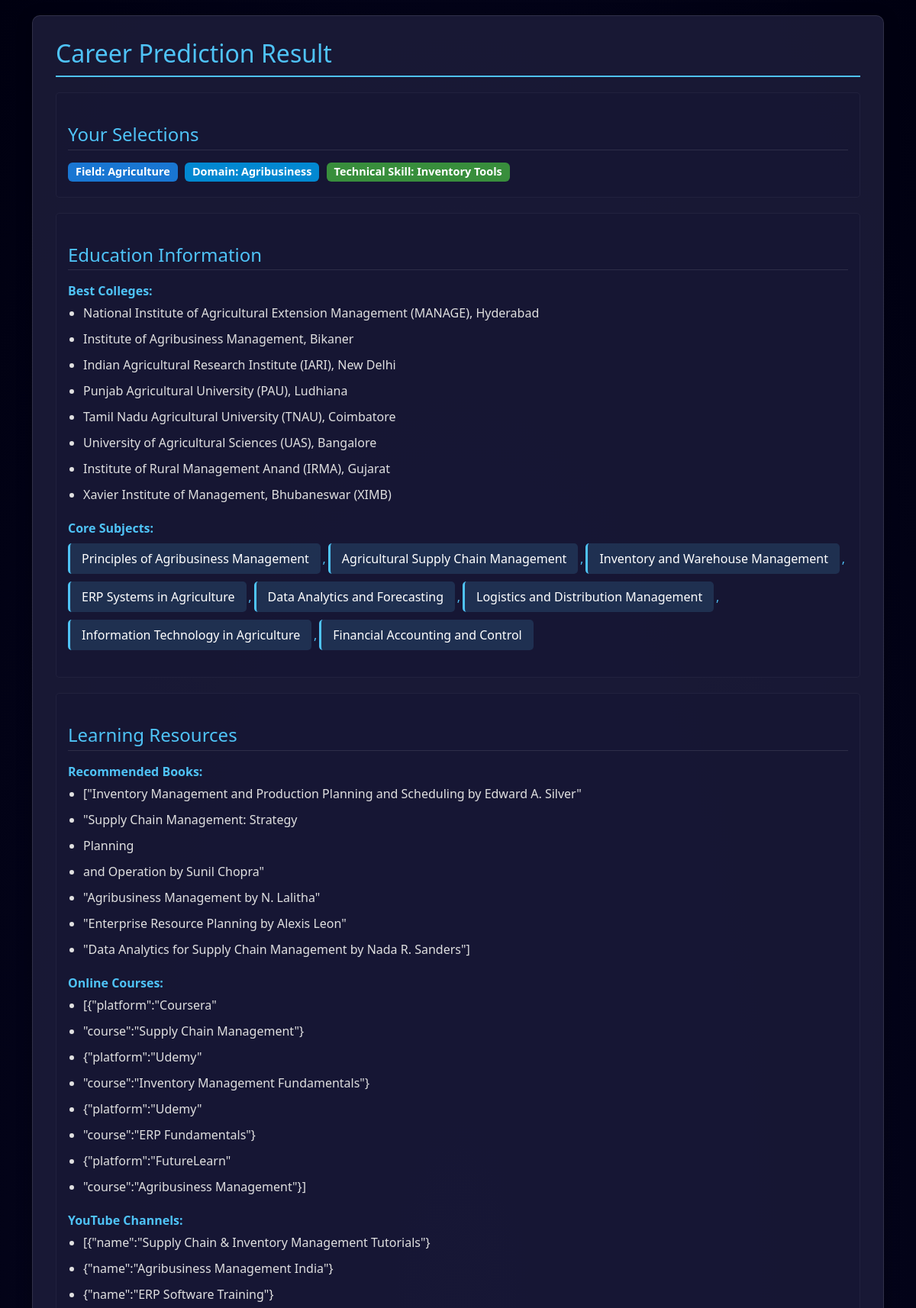
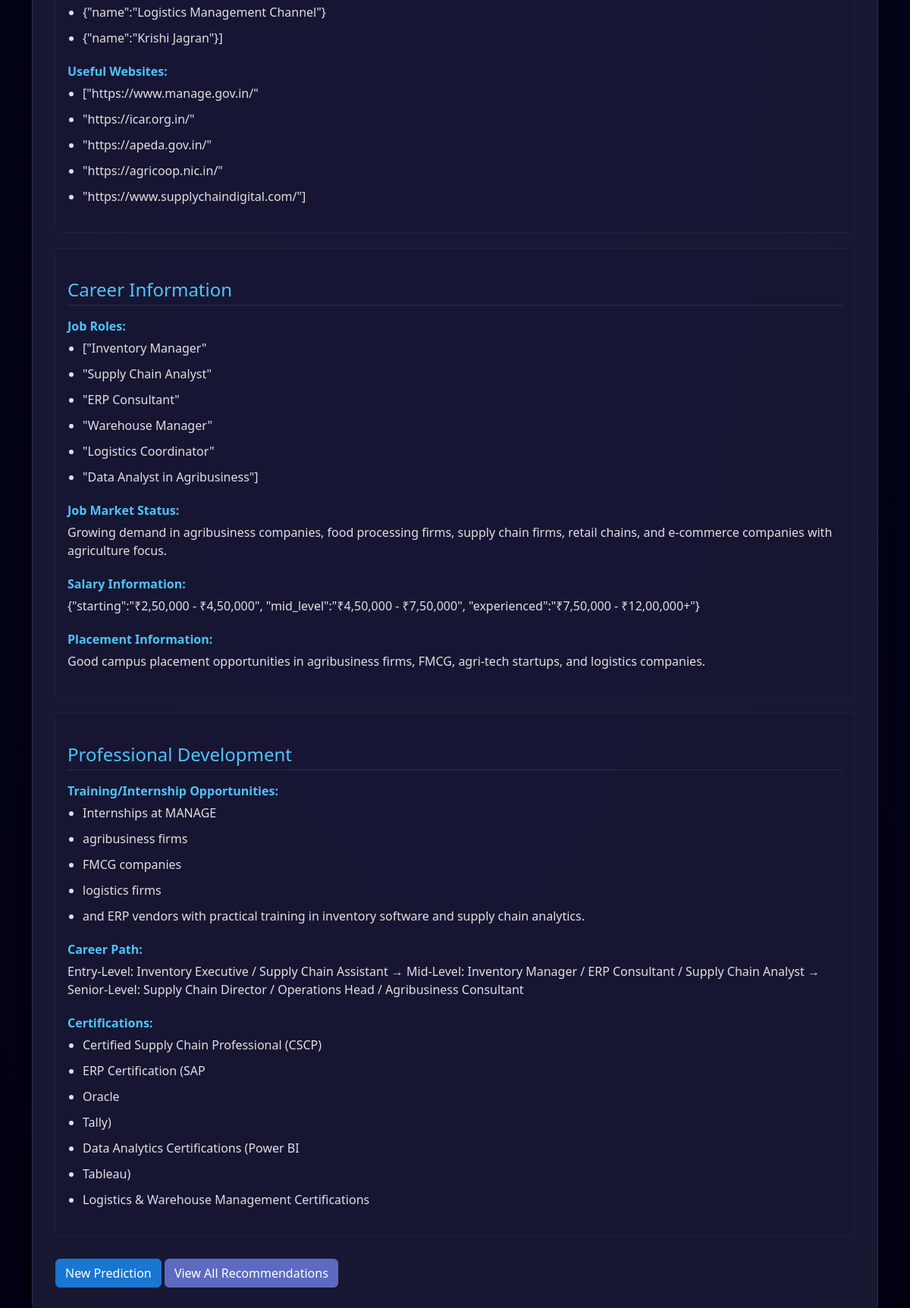
The app's page /Forms/career_display.php?field=Agriculture&domain=Agribusiness&technical_skill=Inventory+Tools with its own data (2 pictures, top to bottom).
### tables this page shows
CREATE TABLE `career_recommendation` (
  `field` varchar(100) DEFAULT NULL,
  `domain` varchar(100) DEFAULT NULL,
  `technical_skill` varchar(100) DEFAULT NULL,
  `best_colleges` text DEFAULT NULL,
  `core_subjects` text DEFAULT NULL,
  `recommended_books` text DEFAULT NULL,
  `online_courses` text DEFAULT NULL,
  `youtube_channels` text DEFAULT NULL,
  `websites` text DEFAULT NULL,
  `placement_info` text DEFAULT NULL,
  `job_roles` text DEFAULT NULL,
  `job_status` text DEFAULT NULL,
  `salary_info` text DEFAULT NULL,
  `training_internship` text DEFAULT NULL,
  `career_path` text DEFAULT NULL,
  `certifications` text DEFAULT NULL
);

### Forms/career_display.php (the view, shortened to what this page needs)
<?php
include 'db_connect.php';
$field = $conn->real_escape_string($_GET['field']);
$domain = $conn->real_escape_string($_GET['domain']);
$technical_skill = $conn->real_escape_string($_GET['technical_skill']);
$sql = "SELECT * FROM career_recommendation
        WHERE field = '$field'
        AND domain = '$domain'
        AND technical_skill = '$technical_skill'";
$result = $conn->query($sql);
?>
<!DOCTYPE html>
<html>
<head>
   <link href="https://cdn.jsdelivr.net/npm/bootstrap@5.3.0/dist/css/bootstrap.min.css" rel="stylesheet">
</head>
<body>
   <div class="container">
      <div class="result-card">
         <?php if ($result->num_rows > 0):
            $row = $result->fetch_assoc(); ?>
            <h2>Career Prediction Result</h2>
            <div class="section">
               <h4>Your Selections</h4>
               <div class="comma-list">
                  <span class="badge bg-primary">Field: <?= htmlspecialchars($row['field']) ?></span>
                  <span class="badge bg-info text-white">Domain: <?= htmlspecialchars($row['domain']) ?></span>
                  <span class="badge bg-success">Technical Skill: <?= htmlspecialchars($row['technical_skill']) ?></span>
               </div>
            </div>
            <div class="section">
               <h4>Education Information</h4>
               <div class="info-item">
                  <div class="info-label">Best Colleges:</div>
                  <ul>
                     <?php
                     $colleges = json_decode($row['best_colleges'], true) ?: explode(',', $row['best_colleges']);
                     foreach ($colleges as $college):
                        $college = trim($college);
                        if (!empty($college)):
                           if (preg_match('/(.+)\n\s*-\s*(.+)/', $college, $matches)): ?>
                              <li>
                                 <span class="college-name"><?= htmlspecialchars(trim($matches[1])) ?></span>
                                 <span class="college-location"><?= htmlspecialchars(trim($matches[2])) ?></span>
                              </li>
                           <?php elseif (preg_match('/(.+)\n\s*(.+)/', $college, $matches)): ?>
                              <li>
                                 <span class="college-name"><?= htmlspecialchars(trim($matches[1])) ?></span>
                                 <span class="college-location"><?= htmlspecialchars(trim($matches[2])) ?></span>
                              </li>
                           <?php else: ?>
                              <li><?= htmlspecialchars($college) ?></li>
                           <?php endif;
                        endif;
                     endforeach; ?>
                  </ul>
               </div>
               <div class="info-item">
                  <div class="info-label">Core Subjects:</div>
                  <div class="subject-container">
                     <?php
                     $coreSubjects = $row['core_subjects'];
                     $cleaned = preg_replace('/[\[\]\'"”“]/', '', $coreSubjects);
                     $subjects = preg_split('/\s*,\s*/', $cleaned);
                     foreach ($subjects as $subject):
                        $subject = trim($subject);
                        if (!empty($subject)):
                           ?>
                           <div class="subject-item">
                              <?= htmlspecialchars($subject) ?>
                           </div>
                        <?php endif;
                     endforeach;
                     ?>
                  </div>
               </div>
            </div>
            <div class="section">
               <h4>Learning Resources</h4>
               <div class="info-item">
                  <div class="info-label">Recommended Books:</div>
                  <ul>
                     <?php
                     $books = explode(',', $row['recommended_books']);
                     foreach ($books as $book):
                        if (!empty(trim($book))):
                           ?>
                           <li><?= htmlspecialchars(trim($book)) ?></li>
                        <?php endif;
                     endforeach; ?>
                  </ul>
               </div>
               <div class="info-item">
                  <div class="info-label">Online Courses:</div>
                  <ul>
                     <?php
                     $courses = explode(',', $row['online_courses']);
                     foreach ($courses as $course):
                        if (!empty(trim($course))):
                           ?>
                           <li><?= htmlspecialchars(trim($course)) ?></li>
                        <?php endif;
                     endforeach; ?>
                  </ul>
               </div>
               <div class="info-item">
                  <div class="info-label">YouTube Channels:</div>
                  <ul>
                     <?php
                     $channels = explode(',', $row['youtube_channels']);
                     foreach ($channels as $channel):
                        if (!empty(trim($channel))):
                           ?>
                           <li><?= htmlspecialchars(trim($channel)) ?></li>
                        <?php endif;
                     endforeach; ?>
                  </ul>
               </div>
               <div class="info-item">
                  <div class="info-label">Useful Websites:</div>
                  <ul>
                     <?php
                     $websites = explode(',', $row['websites']);
                     foreach ($websites as $website):
                        if (!empty(trim($website))):
                           ?>
                           <li><?= htmlspecialchars(trim($website)) ?></li>
                        <?php endif;
                     endforeach; ?>
                  </ul>
               </div>
            </div>
            <div class="section">
               <h4>Career Information</h4>
               <div class="info-item">
                  <div class="info-label">Job Roles:</div>
                  <ul>
                     <?php
                     $jobs = explode(',', $row['job_roles']);
                     foreach ($jobs as $job):
                        if (!empty(trim($job))):
                           ?>
                           <li><?= htmlspecialchars(trim($job)) ?></li>
                        <?php endif;
                     endforeach; ?>
                  </ul>
               </div>
               <div class="info-item">
                  <div class="info-label">Job Market Status:</div>
                  <p><?= htmlspecialchars($row['job_status']) ?></p>
               </div>
               <div class="info-item">
                  <div class="info-label">Salary Information:</div>
                  <?php
                  $salaryInfo = $row['salary_info'];
                  if (strpos($salaryInfo, 'Entry-level') !== false || strpos($salaryInfo, 'Mid-career') !== false) {
                     $salaryLines = preg_split('/\r\n|\r|\n/', $salaryInfo);
                     $tableRows = [];
                     foreach ($salaryLines as $line) {
                        $line = trim($line);
                        if (!empty($line)) {
                           if (preg_match('/(.*?):\s*(.*)/', $line, $matches)) {
                              $level = trim($matches[1]);
                              $amount = trim($matches[2]);
                              $tableRows[] = ['level' => $level, 'amount' => $amount];
                           } else {
                              $tableRows[] = ['level' => '', 'amount' => $line];
                           }
                        }
                     }
                     if (!empty($tableRows)) {
                        echo '<table class="salary-table">';
                        echo '<thead><tr><th>Experience Level</th><th>Salary Range</th></tr></thead>';
                        echo '<tbody>';
                        foreach ($tableRows as $row) {
                           echo '<tr>';
                           echo '<td class="salary-level">' . htmlspecialchars($row['level']) . '</td>';
                           echo '<td class="salary-amount">' . htmlspecialchars($row['amount']) . '</td>';
                           echo '</tr>';
                        }
                        echo '</tbody></table>';
                     } else {
                        echo '<p>' . htmlspecialchars($salaryInfo) . '</p>';
                     }
                  } else {
                     echo '<p>' . htmlspecialchars($salaryInfo) . '</p>';
                  }
                  ?>
               </div>
               <div class="info-item">
                  <div class="info-label">Placement Information:</div>
                  <p><?= htmlspecialchars($row['placement_info']) ?></p>
               </div>
            </div>
            <div class="section">
               <h4>Professional Development</h4>
               <div class="info-item">
                  <div class="info-label">Training/Internship Opportunities:</div>
                  <ul>
                     <?php
                     $internships = explode(',', $row['training_internship']);
                     foreach ($internships as $internship):
                        if (!empty(trim($internship))):
                           ?>
                           <li><?= htmlspecialchars(trim($internship)) ?></li>
                        <?php endif;
                     endforeach; ?>
                  </ul>
               </div>
               <div class="info-item">
                  <div class="info-label">Career Path:</div>
                  <p><?= htmlspecialchars($row['career_path']) ?></p>
               </div>
               <div class="info-item">
                  <div class="info-label">Certifications:</div>
                  <ul>
                     <?php
                     $certs = explode(',', $row['certifications']);
                     foreach ($certs as $cert):
                        if (!empty(trim($cert))):
                           ?>
                           <li><?= htmlspecialchars(trim($cert)) ?></li>
                        <?php endif;
                     endforeach; ?>
                  </ul>
               </div>
            </div>
            <div class="nav-links">
               <a href="Form.php" class="btn btn-primary">New Prediction</a>
               <a href="ViewAllRecommendations.php" class="btn btn-secondary">View All Recommendations</a>
            </div>
         <?php endif; ?>
      </div>
   </div>
</body>
</html>

### Forms/career_display.php (style rules this page uses)
body { margin: 0; font-family: 'Segoe UI', sans-serif; background: radial-gradient(ellipse at center, #0a0a2a 0%, #000010 100%); color: white; min-height: 100vh; padding: 20px; }
.result-card { background: rgba(30, 30, 60, 0.8); padding: 30px; border-radius: 10px; box-shadow: 0 4px 20px rgba(0, 0, 0, 0.3); margin-bottom: 30px; border: 1px solid rgba(255, 255, 255, 0.1); }
h2 { color: #4fc3f7; border-bottom: 2px solid #4fc3f7; padding-bottom: 10px; margin-bottom: 20px; }
h4 { color: #4fc3f7; margin-top: 25px; margin-bottom: 15px; padding-bottom: 5px; border-bottom: 1px solid rgba(255, 255, 255, 0.1); }
.info-item { margin-bottom: 20px; }
.info-label { font-weight: bold; color: #4fc3f7; margin-bottom: 5px; display: block; }
.nav-links { margin-top: 30px; position: relative; z-index: 10; }
ul { margin-top: 5px; padding-left: 20px; }
li { margin-bottom: 10px; color: #e0e0e0; }
.badge { font-size: 0.9em; padding: 5px 10px; margin-right: 5px; margin-bottom: 5px; }
.bg-primary { background-color: #1976d2 !important; }
.bg-info { background-color: #0288d1 !important; }
.bg-success { background-color: #388e3c !important; }
.section { background-color: rgba(20, 20, 50, 0.5); padding: 15px; border-radius: 5px; margin-bottom: 20px; border: 1px solid rgba(255, 255, 255, 0.05); }
.subject-container { display: flex; flex-wrap: wrap; gap: 10px; margin-top: 8px; }
.subject-item { background-color: rgba(79, 195, 247, 0.15); padding: 8px 15px; border-radius: 5px; border-left: 3px solid #4fc3f7; position: relative; transition: all 0.3s ease; }
.subject-item::after { content: ","; position: absolute; right: -7px; color: #4fc3f7; }
.subject-item:last-child::after { content: ""; }
.btn-primary { background-color: #1976d2; border-color: #1976d2; }
.btn-secondary { background-color: #5c6bc0; border-color: #5c6bc0; }
p { color: #e0e0e0; }
a { position: relative; z-index: 10; text-decoration: none; }

### records on screen
career_recommendation: field "Agriculture", domain "Agribusiness", technical_skill "Inventory Tools", best_colleges "National Institute of Agricultural Extension Management (MANAGE), Hyderabad", best_colleges "Institute of Agribusiness Management, Bikaner", best_colleges "Indian Agricultural Research Institute (IARI), New Delhi", best_colleges "Punjab Agricultural University (PAU), Ludhiana", best_colleges "Tamil Nadu Agricultural University (TNAU), Coimbatore", best_colleges "University of Agricultural Sciences (UAS), Bangalore", best_colleges "Institute of Rural Management Anand (IRMA), Gujarat", best_colleges "Xavier Institute of Management, Bhubaneswar (XIMB)", core_subjects "Principles of Agribusiness Management", core_subjects "Agricultural Supply Chain Management", core_subjects "Inventory and Warehouse Management", core_subjects "ERP Systems in Agriculture", core_subjects "Data Analytics and Forecasting", core_subjects "Logistics and Distribution Management", core_subjects "Information Technology in Agriculture", core_subjects "Financial Accounting and Control", recommended_books "[\"Inventory Management and Production Planning and Scheduling by Edward A. Silver\"", recommended_books "\"Supply Chain Management: Strategy", recommended_books "Planning", recommended_books "and Operation by Sunil Chopra\"", recommended_books "\"Agribusiness Management by N. Lalitha\"", recommended_books "\"Enterprise Resource Planning by Alexis Leon\"", recommended_books "\"Data Analytics for Supply Chain Management by Nada R. Sanders\"]", online_courses "[{\"platform\":\"Coursera\"", online_courses "\"course\":\"Supply Chain Management\"}", online_courses "{\"platform\":\"Udemy\"", online_courses "\"course\":\"Inventory Management Fundamentals\"}", online_courses "\"course\":\"ERP Fundamentals\"}", online_courses "{\"platform\":\"FutureLearn\"", online_courses "\"course\":\"Agribusiness Management\"}]", youtube_channels "[{\"name\":\"Supply Chain & Inventory Management Tutorials\"}", youtube_channels "{\"name\":\"Agribusiness Management India\"}", youtube_channels "{\"name\":\"ERP Software Training\"}", youtube_channels "{\"name\":\"Logistics Management Channel\"}", youtube_channels "{\"name\":\"Krishi Jagran\"}]", websites "[\"https://www.manage.gov.in/\"", websites "\"https://icar.org.in/\"", websites "\"https://apeda.gov.in/\"", websites "\"https://agricoop.nic.in/\"", websites "\"https://www.supplychaindigital.com/\"]", job_roles "[\"Inventory Manager\"", job_roles "\"Supply Chain Analyst\"", job_roles "\"ERP Consultant\"", job_roles "\"Warehouse Manager\"", job_roles "\"Logistics Coordinator\"", job_roles "\"Data Analyst in Agribusiness\"]", job_status "Growing demand in agribusiness companies, food processing firms, supply chain firms, retail chains, and e-commerce companies with agriculture focus.", salary_info "{\"starting\":\"₹2,50,000 - ₹4,50,000\", \"mid_level\":\"₹4,50,000 - ₹7,50,000\", \"experienced\":\"₹7,50,000 - ₹12,00,000+\"}", placement_info "Good campus placement opportunities in agribusiness firms, FMCG, agri-tech startups, and logistics companies.", training_internship "Internships at MANAGE", training_internship "agribusiness firms", training_internship "FMCG companies", training_internship "logistics firms", training_internship "and ERP vendors with practical training in inventory software and supply chain analytics.", career_path "Entry-Level: Inventory Executive / Supply Chain Assistant → Mid-Level: Inventory Manager / ERP Consultant / Supply Chain Analyst → Senior-Level: Supply Chain Director / Operations Head / Agribusiness Consultant", certifications "Certified Supply Chain Professional (CSCP)", certifications "ERP Certification (SAP", certifications "Oracle", certifications "Tally)", certifications "Data Analytics Certifications (Power BI", certifications "Tableau)", certifications "Logistics & Warehouse Management Certifications"
